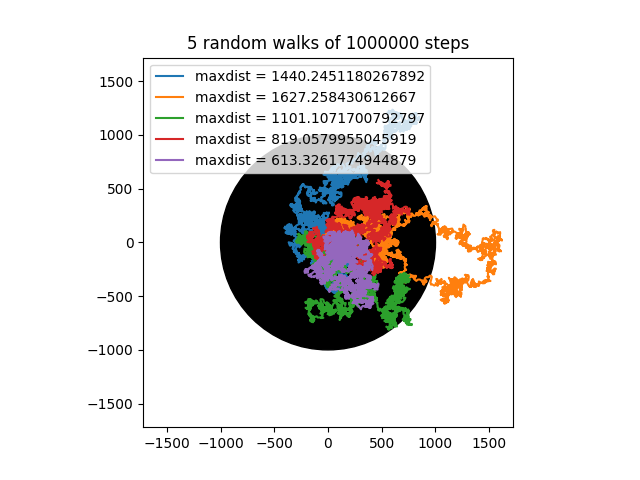

Generate this figure with Python:
#Lars Haukland Uke13 Numpy
from matplotlib import axes
from matplotlib.artist import Artist
import numpy as np
import matplotlib.pyplot as plt
import math

def get_x_when_y_is(y,xlist,ylist):
    # Sort
    order = ylist.argsort()
    ylist = ylist[order]
    xlist = xlist[order]

    return xlist[ylist.searchsorted(y, 'left')]

def get_y_when_x_is(x,xlist,ylist):
    # Sort
    order = ylist.argsort()
    ylist = ylist[order]
    xlist = xlist[order]

    return np.interp(x, ylist, xlist)

np.random.seed(12)

N_steps = 1000000
expected_R = np.sqrt(N_steps)
repeats = 5

max_point = 0

# List of lines to used for legend
lines = []

# List of labels used for legende
labels = []

for i in range(repeats):
    ###################################
    #     generate one random walk    #
    ###################################
    # a list of 4 directions 0,1,2,3
    dirs = np.random.randint(0, 4, N_steps)
    # a 2D list of steps, empty for now
    steps = np.empty((N_steps, 2))
    # fill the list of steps according to direction
    steps[dirs == 0] = [0, 1]  # 0 - right
    steps[dirs == 1] = [0, -1]  # 1 - left
    steps[dirs == 2] = [1, 0]  # 2 - up
    steps[dirs == 3] = [-1, 0]  # 3 - down
    ###################################
    # use cumsum to sum up the individual steps to get current position
    steps = steps.cumsum(axis=0)
    ###################################
    ###################################
    # draw only a selection of points, max 5000, to save memory
    skip = N_steps // 5000 + 1
    xs = steps[::skip, 0]
    ys = steps[::skip, 1]
    # Get maximum distanse away from 0,0 in plot and make it a legend
    newMaxX = max(steps[::,0])
    newMaxY = steps[::,1][np.where(steps[::,0] == newMaxX)]
    maxDistanse = math.sqrt((float(newMaxY[0]) ** 2) + (float(newMaxX) ** 2) )

    plt.plot(xs, ys, label=f"maxdist = {maxDistanse}")
    ###################################

###################################
# add a circle with expected distance
circle = plt.Circle((0, 0), radius=expected_R, color="k")
plt.gcf().gca().add_artist(circle)
# equal axis size
plt.gcf().gca().set_aspect("equal")
###################################

#set 0 as middle for xaxis and yaxis
x = plt.gca().get_xlim()
y = plt.gca().get_ylim()
highest_x = max(abs(x[0]),abs(x[1]))
highest_y = max(abs(y[0]),abs(y[1]))
max_point = max(highest_x,highest_y)
plt.xlim(-max_point,max_point)
plt.ylim(-max_point,max_point)

# Set title
plt.title(f"{repeats} random walks of {N_steps} steps")

# Set legend and position upperleft (loc=2)
plt.legend(loc=2)

plt.savefig("uke_13_oppg_10.png")

plt.show()